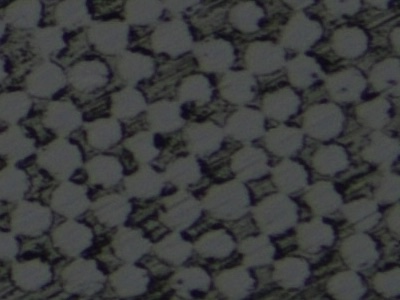
#> input picture 1.jpg, 400 x 300 px
$ jupyter execute Shape_Detection_with_Canny_and_Contours.ipynb
#> lines starting #> are read from the running program, lines starting #| are printed output that depends on the picture; after the words box and inside, x2 and y2 are one past the last pixel; in counts of white or black regions, pixels touching at a corner belong together
[cell 1]
#pip install opencv-contrib-python

[cell 2]
import numpy as np
import cv2
import matplotlib.pyplot as plt

[cell 3]
img0 = cv2.imread('1.jpg')                #read any image
#> img0 is the input picture: shape (300, 400, 3); mean B, G, R 60.8, 60.4, 59.1
gray0 = cv2.cvtColor(img0, cv2.COLOR_BGR2GRAY) #makes from RGB gray scale [3]->[1]

img1_cleared = ((gray0*0+255)).astype(np.uint8)# clear a copy of the orginal image - make white
#> img1_cleared: shape (300, 400); every value is 255
img2_cleared = ((gray0*0+255)).astype(np.uint8)# clear a copy of the orginal image - make white

def convolve2D(image, kernel, padding=0, strides=1):
    kernel = np.flipud(np.fliplr(kernel))  # Flip kernel for convolution
    xKernShape, yKernShape = kernel.shape
    xImgShape, yImgShape = image.shape

    xOutput = int(((xImgShape - xKernShape + 2 * padding) / strides) + 1)
    yOutput = int(((yImgShape - yKernShape + 2 * padding) / strides) + 1)
    output = np.zeros((xOutput, yOutput))

    if padding != 0:
        imagePadded = np.zeros((xImgShape + padding*2, yImgShape + padding*2))
        imagePadded[padding:-padding, padding:-padding] = image
    else:
        imagePadded = image

    for y in range(0, yImgShape, strides):
        if y > yImgShape - yKernShape:
            break
        for x in range(0, xImgShape, strides):
            if x > xImgShape - xKernShape:
                break
            output[x, y] = (kernel * imagePadded[x:x + xKernShape, y:y + yKernShape]).sum()
    return output

# Apply Canny edge detection
edges = cv2.Canny(gray0, 100, 200)      # Is this a trained AI model ?
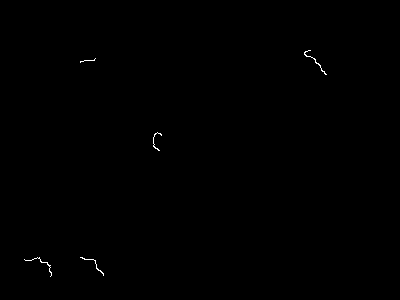
#> edges: shape (300, 400); 0.16% white in thin lines or dots, all inside (x1, y1, x2, y2) = (24, 50, 327, 277)

# Find contours
contours, hierarchy = cv2.findContours(edges, cv2.RETR_TREE, cv2.CHAIN_APPROX_SIMPLE) # Is this a trained AI model ?
#> contours = 5 contours, all with area under 20


# Draw FILLED contours onto cleared original image img2_cleared
for contour in contours:
    cv2.drawContours(img1_cleared, [contour], -1, (0,255,0), -1)
#> this loop made 5 passes

[cell 4]
a,b = np.shape(gray0)
#> a = 300; b = 400

cnt_black=0;
cnt_all=a*b
#> cnt_all = 120000

for i in range(a):
    j=0
    for j in range(b):
        if img1_cleared[i,j]==gray0[i][j]: #if same make white
            img2_cleared[i,j]=255
        else:
            img2_cleared[i,j]=0 #else make black
            cnt_black=cnt_black+1
#> img2_cleared: shape (300, 400); every value is 0
#> after the loop, cnt_black = 120000

print(cnt_black)
#| 120000
print(cnt_all)
#| 120000
print(cnt_black/cnt_all)
#| 1.0

[cell 5]
plt.figure(figsize=(12, 5))

plt.subplot(1, 3, 1)
plt.imshow(gray0, cmap='gray', vmin=0, vmax=255)
plt.title('Original Image')

plt.subplot(1, 3, 2)
plt.imshow(img1_cleared, cmap='gray', vmin=0, vmax=255)
plt.title('modified Image')

plt.subplot(1, 3, 3)
plt.imshow(img2_cleared, cmap='gray', vmin=0, vmax=255)
plt.title('control Image')
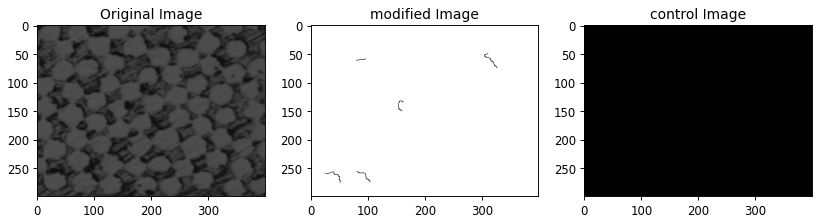
#> figure drawn by matplotlib, 3 panels
